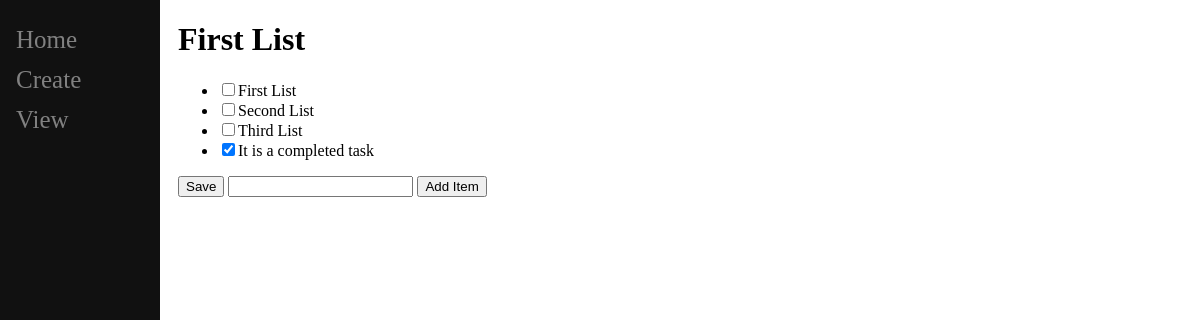
Page /2 on the earlier database version.
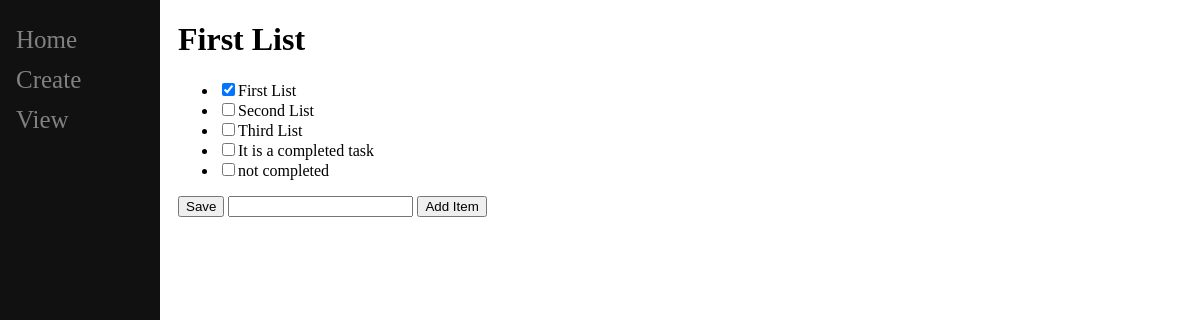
Same page on the later database version.
### main/models.py (models this page shows, shortened)
class ToDoList(models.Model):
    name = models.CharField(max_length=200)

class Item(models.Model):
    todolist = models.ForeignKey(ToDoList, on_delete=models.CASCADE)
    text = models.CharField(max_length=300)
    complete = models.BooleanField()

### main/views.py (the view, shortened to what this page needs)
# urls.py: path("<int:id>", views.index, name="index"),
def index(response, id):
    ls = ToDoList.objects.get(id=id)
    return render(response, 'main/list.html', {"ls":ls})

### main/templates/main/list.html (shortened to what this page needs)
{% extends 'main/base.html' %}
{% block content %}
    <h1>{{ ls.name }}</h1>
    <form action="#" method="post">
        <ul>
            {% for item in ls.item_set.all %}
                {% if item.complete == True %}
                    <li><input type="checkbox" value="clicked" name="c{{item.id}}" checked>{{item.text}}</li>
                {% else %}
                    <li><input type="checkbox" value="clicked" name="c{{item.id}}">{{item.text}}</li>
                {% endif %}
            {% endfor %}
        </ul>
        <button type="submit" name="save" value="save">Save</button>
        <input type="text" name="new">
        <button type="submit" name="newItem" value="newItem">Add Item</button>
    </form>
{% endblock %}

### main/templates/main/base.html (shortened to what this page needs)
<!DOCTYPE html>
<html lang="en">
<head>
</head>
<body>
    <div class="sidenav">
        <a href="/home">Home</a>
        <a href="/create">Create</a>
        <a href="/2">View</a>
    </div>
    <div name="content" class="main">
        {% block content %}{% endblock %}
    </div>
</body>
</html>

### main/templates/main/base.html (style rules this page uses)
.sidenav { height: 100%; width: 160px; position: fixed; z-index: 1; top: 0; left: 0; background: #111; overflow-x: hidden; padding-top: 20px; }
.sidenav a { padding: 6px 8px 6px 16px; text-decoration: none; color: #818181; display: block; font-size: 25px; }
.main { margin-left: 160px; padding: 0px 10px; }

Differences in the rows shown:
changed Item "First List": complete False → True (drawn); id "☐" → "☑"
changed Item "It is a completed task": complete True → False (drawn); id "☑" → "☐"
added Item: text "not completed"
